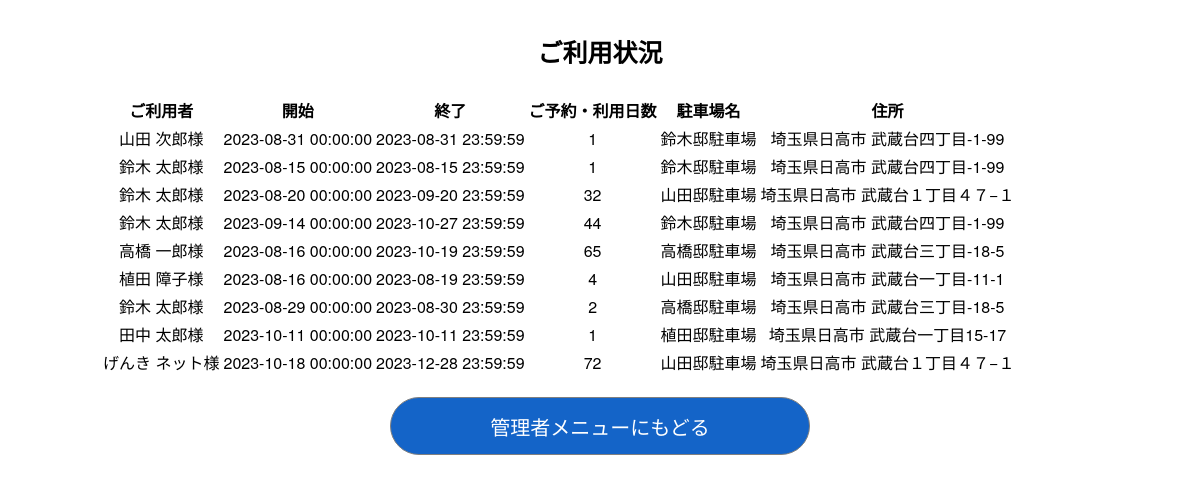
The app's page /adminDetailsAll (signed in) with its own data.
### app.py (models this page shows, shortened)
class Reserve(db.Model):
    id = db.Column(db.Integer, primary_key=True)
    user_id = db.Column(db.Integer, db.ForeignKey('user.id'), nullable=False)
    park_id = db.Column(db.Integer, db.ForeignKey('parking.id'), nullable=False)
    resv_at = db.Column(db.DateTime, nullable=False,
                        default=datetime.now(pytz.timezone('Asia/Tokyo'))) # 予約日時
    use_start = db.Column(db.DateTime, nullable=False) # 利用開始日時
    use_end =  db.Column(db.DateTime, nullable=False) # 利用終了日時
    resv_status = db.Column(db.Integer, nullable=False) # (0)予約なし,(1)予約ずみ,(2)ご利用済み

class User(UserMixin, db.Model):
    id = db.Column(db.Integer, primary_key=True, nullable=False)
    email = db.Column(db.String(50), unique=True)
    password = db.Column(db.String(512), nullable=False)
    first_name = db.Column(db.String(50), nullable=False)
    last_name = db.Column(db.String(50), nullable=False)
    first_name_kana = db.Column(db.String(50), nullable=False)
    last_name_kana = db.Column(db.String(50), nullable=False)
    postal_code = db.Column(db.String(7), nullable=False)
    address1 = db.Column(db.String(255), nullable=False)
    address2 = db.Column(db.String(255), nullable=False)
    tel = db.Column(db.String(11))
    birthday = db.Column(db.String(8), nullable=False)
    carNumber = db.Column(db.String(4), nullable=False)
    created_at = db.Column(db.DateTime, nullable=False,
                           default=datetime.now(pytz.timezone('Asia/Tokyo')))

class Parking(db.Model):
    id = db.Column(db.Integer, primary_key=True, nullable=False)
    title = db.Column(db.String(50), nullable=False)
    postal_code = db.Column(db.String(7), nullable=False)
    address1 = db.Column(db.String(120), nullable=False)
    address2 = db.Column(db.String(120), nullable=False)
    tel = db.Column(db.String(11), nullable=False)
    inoutdoor = db.Column(db.String(1), nullable=False) # (0)屋外、(1)屋内
    mustcall = db.Column(db.String(1), nullable=False) # (0)出し入れ時に連絡が不要、(1)出し入れ時に連絡が必要
    usableTypeNum = db.Column(db.String(1), nullable=False) # (0)3ナンバー、(1)5ナンバー
    usableSize = db.Column(db.String(1), nullable=False) # (0)155cm未満、(1)155 ～ 170cm
    max_day = db.Column(db.Integer, nullable=True)
    min_day = db.Column(db.Integer, nullable=True)
    price_day = db.Column(db.Integer, nullable=False)
    etc = db.Column(db.String(500), nullable=True)
    lon = db.Column(db.Float, nullable=False)
    lat = db.Column(db.Float, nullable=False)
    owner_id = db.Column(db.Integer, db.ForeignKey('user.id'), nullable=False)
    created_at = db.Column(db.DateTime, nullable=False,
                           default=datetime.now(pytz.timezone('Asia/Tokyo')))
    price_hour = db.Column(db.Integer)
    price_month = db.Column(db.Integer)
    max_hour = db.Column(db.Integer)
    min_hour = db.Column(db.Integer)
    max_month = db.Column(db.Integer)
    min_month = db.Column(db.Integer)

### app.py (the view)
@app.route('/adminDetailsAll', methods=['GET','POST'])
@login_required
def adminDetailsAll():
    join_query = db.session.query(User, Parking, Reserve).\
        join(Reserve, User.id == Reserve.user_id).\
        join(Parking, Reserve.park_id == Parking.id)
    result = join_query.all()
    reservelist = []
    for row in result:
        user = row.User.__dict__
        parking = row.Parking.__dict__
        reserve = row.Reserve.__dict__
        data = {}
        data.update(user)
        data.update(parking)
        data.update(reserve)
        data.update({'use_days':(reserve['use_end']-reserve['use_start']).days + 1}) # 利用日数の算出
        reservelist.append(data)
    if request.method=='GET':
        return render_template('adminDetailsAll.html', reservelist=reservelist)
    elif request.method=='POST':
        pass

### app.py (called while the page is built)
@login_manager.user_loader
def load_user(user_id):
    print(f'ID>>>{user_id}')
    return User.query.get(int(user_id))

### templates/adminDetailsAll.html (shortened to what this page needs)
<!DOCTYPE html>
<html>
<head>
    <link rel='stylesheet' href='../static/css/centerBox.css' />
    <link rel='stylesheet' href='../static/css/common.css' />
    <link rel="stylesheet" href="https://cdnjs.cloudflare.com/ajax/libs/jquery.tablesorter/2.31.0/css/theme.default.min.css">
</head>
<body>
    <article class='container'>
        <section class='box_contents'>
            <h1>ご利用状況</h1>
            <form>
                <table id="tablesorter">
                    {%if reservelist%}
                    <thead>
                        <tr>
                            <th >ご利用者</th>
                            <th >開始</th>
                            <th >終了</th>
                            <th >ご予約・利用日数</th>
                            <th >駐車場名</th>
                            <th >住所</th>
                        </tr>
                    </thead>
                    <tbody>
                        {%for reserve in reservelist%}
                        <tr>
                            <td class="{sortValue: 1}">{{reserve.last_name}} {{reserve.first_name}}様</td>
                            <td class="{sortValue: 2}">{{reserve.use_start}}</td>
                            <td class="{sortValue: 3}">{{reserve.use_end}}</td>
                            <td class="{sortValue: 4}">{{reserve.use_days}}</td>
                            <td class="{sortValue: 4}">{{reserve.title}}</td>
                            <td class="{sortValue: 4}">{{reserve.address1}} {{reserve.address2}}</td>
                        </tr>
                        {%endfor%}
                        {%else%}
                        <p>現在、ご予約・ご利用はありません</p>
                        {%endif%}
                    </tbody>
                </table>
            </form>
            <nav class='buttonMenu'>
                <form>
                    <a href="adminTop"><input class='common_button common_fat' style='width : 42%;' type='button' value='管理者メニューにもどる' /></a>
                </form>
            </nav>
        </section>
    </article>
</body>
</html>

### static/css/centerBox.css (style rules this page uses)
.container { display: grid; place-items: center; }
.box_contents { text-align : center; max-width: 1000px; min-width: 750px; width: 100%; }

### static/css/common.css (style rules this page uses)
:root { --labelFontSize : 1.2rem; }
html { font-size: 62.5%; box-sizing: border-box; }
body { font-size : 1.6em; font-family: "Helvetica Neue", Arial, "Hiragino Kaku Gothic ProN", "Hiragino Sans", Meiryo, sans-serif; }
nav.buttonMenu { margin-top : 2rem; }
h1 { font-size : 2.5rem; }
input, select { text-indent : 1rem; border : solid 0.1rem gray; height : 2.8rem; border-radius : 0.5rem; cursor: pointer; }
.common_button { background-color : rgb(20, 100, 200); text-indent : 0; font-size : 2rem; color : white; height : 4rem; border-radius : 2rem; margin : 0 1.4rem; }
.common_fat { height : 5.8rem; border-radius: 2.9rem; }

### records on screen
Reserve: last_name "山田", first_name "次郎", use_start "2023-08-31 00:00:00", use_end "2023-08-31 23:59:59", use_days "1", title "鈴木邸駐車場", address1 "埼玉県日高市", address2 "武蔵台四丁目-1-99"
User: last_name "鈴木" "鈴木" "鈴木" "鈴木", first_name "太郎" "太郎" "太郎" "太郎"
Parking: title "鈴木邸駐車場" "鈴木邸駐車場", address1 "埼玉県日高市" "埼玉県日高市", address2 "武蔵台四丁目-1-99" "武蔵台四丁目-1-99"
Parking: title "山田邸駐車場" "山田邸駐車場", address1 "埼玉県日高市" "埼玉県日高市", address2 "武蔵台１丁目４７−１" "武蔵台１丁目４７−１"
User: last_name "高橋", first_name "一郎"
Parking: title "高橋邸駐車場" "高橋邸駐車場", address1 "埼玉県日高市" "埼玉県日高市", address2 "武蔵台三丁目-18-5" "武蔵台三丁目-18-5"
Reserve: last_name "植田", first_name "障子", use_start "2023-08-16 00:00:00", use_end "2023-08-19 23:59:59", use_days "4", title "山田邸駐車場", address1 "埼玉県日高市", address2 "武蔵台一丁目-11-1"
Reserve: last_name "田中", first_name "太郎", use_start "2023-10-11 00:00:00", use_end "2023-10-11 23:59:59", use_days "1", title "植田邸駐車場", address1 "埼玉県日高市", address2 "武蔵台一丁目15-17"
User: last_name "げんき", first_name "ネット"

### other values on screen
{{ reserve.use_start }} "2023-08-15 00:00:00" "2023-08-20 00:00:00" "2023-09-14 00:00:00" "2023-08-16 00:00:00" "2023-08-29 00:00:00" "2023-10-18 00:00:00"
{{ reserve.use_end }} "2023-08-15 23:59:59" "2023-09-20 23:59:59" "2023-10-27 23:59:59" "2023-10-19 23:59:59" "2023-08-30 23:59:59" "2023-12-28 23:59:59"
{{ reserve.use_days }} "1" "32" "44" "65" "2" "72"
